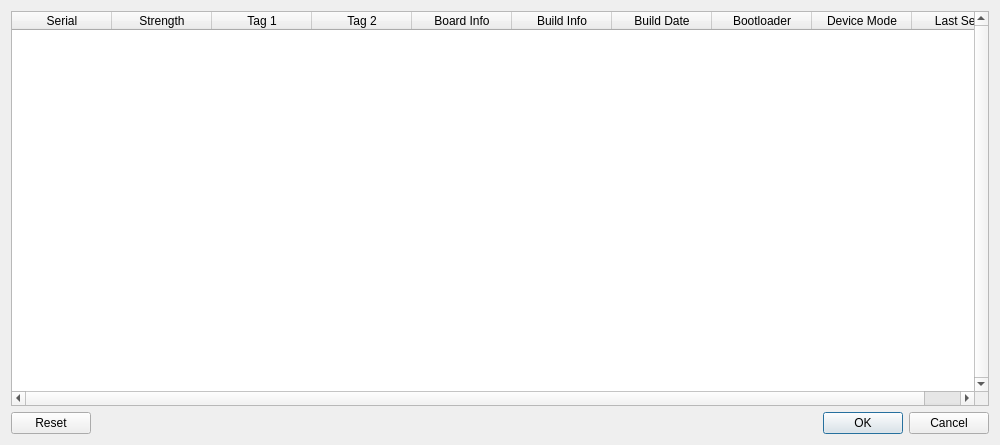
<?xml version="1.0" encoding="UTF-8"?>
<ui version="4.0">
 <class>DetailScanDialog</class>
 <widget class="QDialog" name="DetailScanDialog">
  <property name="geometry">
   <rect>
    <x>0</x>
    <y>0</y>
    <width>1000</width>
    <height>445</height>
   </rect>
  </property>
  <property name="windowTitle">
   <string>Radio Scan</string>
  </property>
  <layout class="QVBoxLayout" name="verticalLayout">
   <item>
    <widget class="QTableWidget" name="tableWidget">
     <property name="verticalScrollBarPolicy">
      <enum>Qt::ScrollBarAlwaysOn</enum>
     </property>
     <property name="editTriggers">
      <set>QAbstractItemView::NoEditTriggers</set>
     </property>
     <property name="selectionMode">
      <enum>QAbstractItemView::SingleSelection</enum>
     </property>
     <property name="selectionBehavior">
      <enum>QAbstractItemView::SelectRows</enum>
     </property>
     <property name="horizontalScrollMode">
      <enum>QAbstractItemView::ScrollPerPixel</enum>
     </property>
     <property name="sortingEnabled">
      <bool>true</bool>
     </property>
     <property name="cornerButtonEnabled">
      <bool>false</bool>
     </property>
     <attribute name="horizontalHeaderHighlightSections">
      <bool>false</bool>
     </attribute>
     <attribute name="horizontalHeaderShowSortIndicator" stdset="0">
      <bool>true</bool>
     </attribute>
     <attribute name="horizontalHeaderStretchLastSection">
      <bool>true</bool>
     </attribute>
     <attribute name="verticalHeaderVisible">
      <bool>false</bool>
     </attribute>
     <column>
      <property name="text">
       <string>Serial</string>
      </property>
     </column>
     <column>
      <property name="text">
       <string>Strength</string>
      </property>
     </column>
     <column>
      <property name="text">
       <string>Tag 1</string>
      </property>
     </column>
     <column>
      <property name="text">
       <string>Tag 2</string>
      </property>
     </column>
     <column>
      <property name="text">
       <string>Board Info</string>
      </property>
     </column>
     <column>
      <property name="text">
       <string>Build Info</string>
      </property>
     </column>
     <column>
      <property name="text">
       <string>Build Date</string>
      </property>
     </column>
     <column>
      <property name="text">
       <string>Bootloader</string>
      </property>
     </column>
     <column>
      <property name="text">
       <string>Device Mode</string>
      </property>
     </column>
     <column>
      <property name="text">
       <string>Last Seen</string>
      </property>
     </column>
    </widget>
   </item>
   <item>
    <widget class="QDialogButtonBox" name="buttonBox">
     <property name="orientation">
      <enum>Qt::Horizontal</enum>
     </property>
     <property name="standardButtons">
      <set>QDialogButtonBox::Cancel|QDialogButtonBox::Ok|QDialogButtonBox::Reset</set>
     </property>
    </widget>
   </item>
  </layout>
 </widget>
 <resources/>
 <connections>
  <connection>
   <sender>buttonBox</sender>
   <signal>accepted()</signal>
   <receiver>DetailScanDialog</receiver>
   <slot>accept()</slot>
   <hints>
    <hint type="sourcelabel">
     <x>257</x>
     <y>435</y>
    </hint>
    <hint type="destinationlabel">
     <x>157</x>
     <y>274</y>
    </hint>
   </hints>
  </connection>
  <connection>
   <sender>buttonBox</sender>
   <signal>rejected()</signal>
   <receiver>DetailScanDialog</receiver>
   <slot>reject()</slot>
   <hints>
    <hint type="sourcelabel">
     <x>325</x>
     <y>435</y>
    </hint>
    <hint type="destinationlabel">
     <x>286</x>
     <y>274</y>
    </hint>
   </hints>
  </connection>
 </connections>
</ui>
